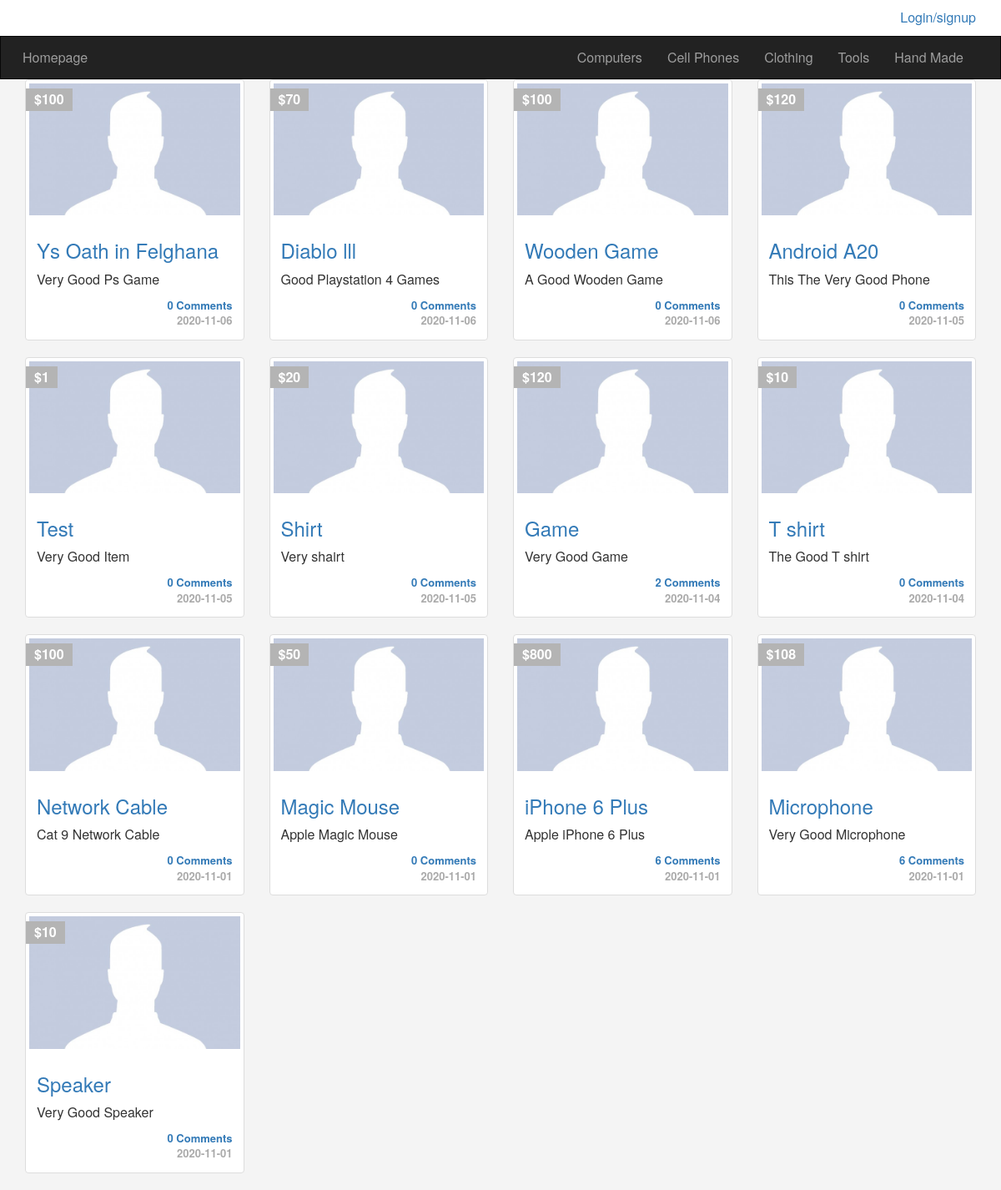
The page / on the database its author committed.
### tables this page shows
CREATE TABLE `categories` (
  `ID` int(11) NOT NULL,
  `Name` varchar(255) NOT NULL,
  `Description` text NOT NULL,
  `Parent` int(11) NOT NULL,
  `Ordering` int(11) DEFAULT NULL,
  `Visibility` tinyint(4) NOT NULL DEFAULT 0,
  `Allow_Comment` tinyint(4) NOT NULL DEFAULT 0,
  `Allow_Ads` tinyint(4) NOT NULL DEFAULT 0
);

CREATE TABLE `items` (
  `Item_ID` int(11) NOT NULL,
  `Name` varchar(255) NOT NULL,
  `Description` text NOT NULL,
  `Price` varchar(255) NOT NULL,
  `Add_Date` date NOT NULL,
  `Country_Made` varchar(255) NOT NULL,
  `Image` varchar(255) NOT NULL,
  `Status` varchar(255) NOT NULL,
  `Rating` smallint(6) NOT NULL,
  `Approve` tinyint(4) NOT NULL DEFAULT 0,
  `Cat_ID` int(11) NOT NULL,
  `Member_ID` int(11) NOT NULL,
  `tags` varchar(255) NOT NULL
);

### init.php (called while the page is built, shortened)
<?php
    include 'admin/connect.php';
    $tpl = "includes/templates/";
    $func = 'includes/functions/';
    $css = "layout/css/";
    include $func . 'function.php';
    include $tpl . 'header.php';

### includes/functions/function.php (called while the page is built, shortened)
<?php
function getAllFrom($tableName, $orderBy, $where = NULL) {
    global $con;
    $sql = $where == NULL ? '' : $where;
    $getAll= $con->prepare("SELECT * FROM $tableName $sql ORDER BY $orderBy DESC");
    $getAll->execute();
    $Alls = $getAll->fetchAll();
    return $Alls;
}
function getCat() {
    global $con;
    $getcat = $con->prepare("SELECT * FROM categories WHERE Parent = 0 ORDER BY ID ASC");
    $getcat->execute();
    $cats = $getcat->fetchAll();
    return $cats;
}
function countItems($item, $table,$value) {
    global $con;
    $stmt2 = $con->prepare("SELECT COUNT($item) FROM $table WHERE item_id = ?");
    $stmt2->execute(array($value));
    return $stmt2->fetchColumn();
}

### index.php (the view, shortened to what this page needs)
<?php
    include 'init.php';
?>
    <div class="container">
    <div class="row">
        <?php
            $allItem = getAllFrom('items', 'Item_ID', 'WHERE Approve = 1');
            foreach($allItem as $item) {
                echo '<div class="col-sm-6 col-md-3">';
                    echo '<div class="thumbnail item-box">';
                        echo '<span class="price-tag">$' . $item["Price"] . '</span>';
                        echo '<img class="img-responsive" src="p2.png" alt="" />';
                        echo '<div class="caption">';
                            echo '<h3><a href="items.php?itemid='.$item['Item_ID'].'">'. $item['Name'] .'</a></h3>';
                            echo '<p>'. $item['Description'] .'</p>';
                            echo '<div class="comment"><a href="items.php?itemid=' . $item['Item_ID'] . '#comment">' . countItems("c_id", "comments", $item['Item_ID']) . ' Comments</a></div>';
                            echo '<dive class="data">'. $item['Add_Date'] .'</dive>';
                        echo '</div>';
                    echo '</div>';
                echo '</div>';
            }
        ?>
    </div>
</div>
<?php
include $tpl . "footer.php";
?>

### includes/templates/header.php (shortened to what this page needs)
<!DOCTYPE html>
<html>
    <head>
        <link rel="stylesheet" href="<?php echo $css; ?>bootstrap.min.css" />
        <link rel="stylesheet" href="<?php echo $css; ?>font-awesome.min.css" />
        <link rel="stylesheet" href="<?php echo $css; ?>jquery-ui.css" />
        <link rel="stylesheet" href="<?php echo $css; ?>jquery.selectBoxIt.css" />
        <link rel="stylesheet" href="<?php echo $css; ?>frontend.css" />
    </head>
    <body>
    <div class="upper-bar">
        <div class="container">
            <?php
                if(isset($_SESSION['user'])) {?>
                    <div class="bor">
                        <div class="btn-group my-info">
                            <span class="btn btn-default dorpdown-taggle" data-toggle="dropdown">
                                <img class="img-thumbnail img-circle" src="Icon.png" alt="" />
                                <?php echo $sessionuser; ?>
                                <span class="caret"></span>
                                </span>
                                <ul class="dropdown-menu">
                                    <li><a href="profile.php">My Profile</a></li>
                                    <li><a href="newad.php">New Item</a></li>
                                    <li><a href="profile.php#my-ads">My Items</a></li>
                                    <li><a href="admin/index.php" target="_blank">Login As Admin</a></li>
                                    <li><a href="logout.php">Logout</a></li>
                                </ul>
                        </div>
                    </div>
                    <?php
                }else {
            ?>
            <a href="login.php">
                <span class="pull-right">Login/signup</span>
            </a>
                <?php } ?>
        </div>
    </div>
    <nav class="navbar navbar-inverse">
    <div class="container">
        <div class="navbar-header">
            <a class="navbar-brand" href="index.php">Homepage</a>
        </div>
        <div class="collapse navbar-collapse" id="app-nav">
            <ul class="nav navbar-nav navbar-right">
                <?php
                foreach(getCat() as $category){
                    echo
                    '<li>
                        <a href="categories.php?pageid=' . $category['ID'].'">
                        '. $category["Name"] . '
                        </a>
                    </li>';
                }
                ?>
            </ul>
        </div>
    </div>
</nav>

### includes/templates/footer.php (shortened to what this page needs)
    </body>
</html>

### layout/css/frontend.css (style rules this page uses)
body { background-color: #F4F4F4; font-size: 16px; }
.navbar { border-radius: 0; margin-bottom: 0; }
.nav>.li>.a, .navbar-brand { padding: 15px 12px; }
.navbar-brand { font-size: 1em; }
.upper-bar { padding: 10px; background-color: #FFF;; }
.item-box { position: relative; }
.item-box .price-tag { background-color: #B4B4B4; padding: 2px 10px; position: absolute; left: 0; top: 10px; font-weight: bold; color: #FFF; }
.item-box .caption p { max-height: 44px; }
.thumbnail .data { text-align: right; font-size: 13px; color: #AAA; font-weight: bold; display: block; }
.thumbnail .comment { text-align: right; font-size: 13px; color: #AAA; font-weight: bold; display: block; }

### rows shown on the page
categories: Name "Computers"
categories: Name "Cell Phones"
categories: Name "Clothing"
categories: Name "Tools"
categories: Name "Hand Made"
items: Price "100", Name "Ys Oath in Felghana", Description "Very Good Ps Game", Item_ID "0", Add_Date "2020-11-06"
items: Price "70", Name "Diablo lll", Description "Good Playstation 4 Games", Item_ID "0", Add_Date "2020-11-06"
items: Price "100", Name "Wooden Game", Description "A Good Wooden Game", Item_ID "0", Add_Date "2020-11-06"
items: Price "120", Name "Android A20", Description "This The Very Good Phone", Item_ID "0", Add_Date "2020-11-05"
items: Price "1", Name "Test", Description "Very Good Item", Item_ID "0", Add_Date "2020-11-05"
items: Price "20", Name "Shirt", Description "Very shairt", Item_ID "0", Add_Date "2020-11-05"
items: Price "120", Name "Game", Description "Very Good Game", Item_ID "2", Add_Date "2020-11-04"
items: Price "10", Name "T shirt", Description "The Good T shirt", Item_ID "0", Add_Date "2020-11-04"
items: Price "100", Name "Network Cable", Description "Cat 9 Network Cable", Item_ID "0", Add_Date "2020-11-01"
items: Price "50", Name "Magic Mouse", Description "Apple Magic Mouse", Item_ID "0", Add_Date "2020-11-01"
items: Price "800", Name "iPhone 6 Plus", Description "Apple iPhone 6 Plus", Item_ID "6", Add_Date "2020-11-01"
items: Price "108", Name "Microphone", Description "Very Good Microphone", Item_ID "6", Add_Date "2020-11-01"
items: Price "10", Name "Speaker", Description "Very Good Speaker", Item_ID "0", Add_Date "2020-11-01"
